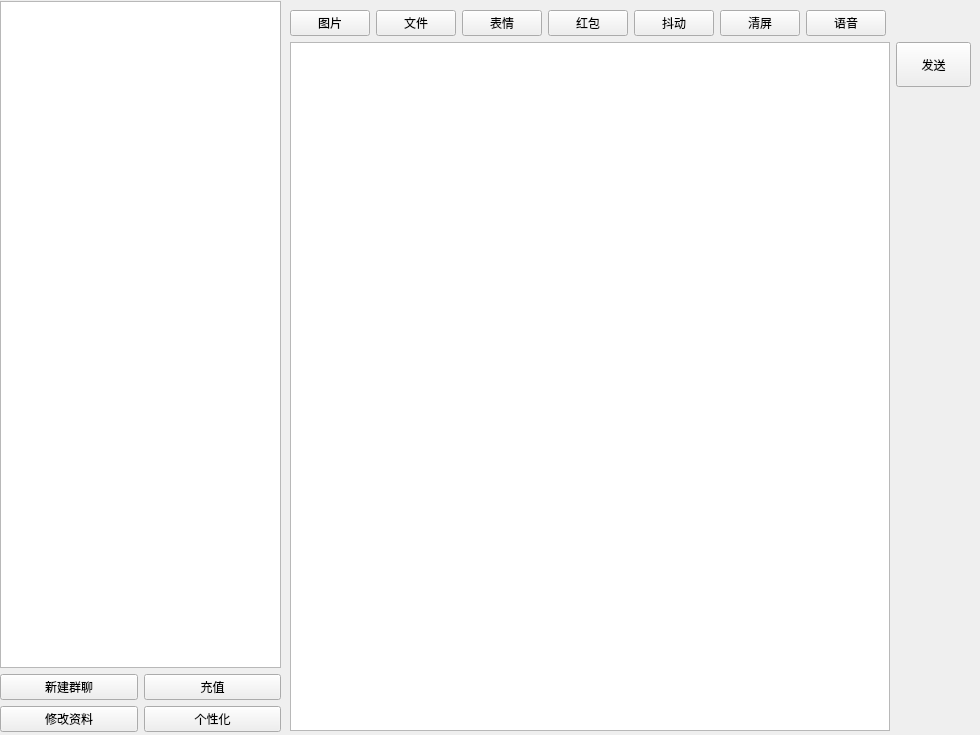
<?xml version="1.0" encoding="UTF-8"?>
<ui version="4.0">
 <class>Home</class>
 <widget class="QWidget" name="Home">
  <property name="windowModality">
   <enum>Qt::NonModal</enum>
  </property>
  <property name="enabled">
   <bool>true</bool>
  </property>
  <property name="geometry">
   <rect>
    <x>0</x>
    <y>0</y>
    <width>980</width>
    <height>735</height>
   </rect>
  </property>
  <property name="minimumSize">
   <size>
    <width>980</width>
    <height>735</height>
   </size>
  </property>
  <property name="maximumSize">
   <size>
    <width>980</width>
    <height>735</height>
   </size>
  </property>
  <property name="windowTitle">
   <string>Telegraph</string>
  </property>
  <property name="windowIcon">
   <iconset>
    <normaloff>:/image/ico</normaloff>:/image/ico</iconset>
  </property>
  <widget class="QWidget" name="layoutWidget">
   <property name="geometry">
    <rect>
     <x>0</x>
     <y>1</y>
     <width>281</width>
     <height>731</height>
    </rect>
   </property>
   <layout class="QVBoxLayout" name="verticalLayout_3">
    <item>
     <widget class="QListWidget" name="friendListWidget">
      <property name="font">
       <font>
        <pointsize>11</pointsize>
       </font>
      </property>
      <property name="iconSize">
       <size>
        <width>64</width>
        <height>64</height>
       </size>
      </property>
     </widget>
    </item>
    <item>
     <layout class="QVBoxLayout" name="verticalLayout">
      <item>
       <layout class="QHBoxLayout" name="horizontalLayout">
        <item>
         <widget class="QPushButton" name="addPushButton">
          <property name="text">
           <string>新建群聊</string>
          </property>
          <property name="icon">
           <iconset resource="Image.qrc">
            <normaloff>:/image/add.png</normaloff>:/image/add.png</iconset>
          </property>
         </widget>
        </item>
        <item>
         <widget class="QPushButton" name="cashPushButton">
          <property name="text">
           <string>充值</string>
          </property>
          <property name="icon">
           <iconset resource="Image.qrc">
            <normaloff>:/image/cash.png</normaloff>:/image/cash.png</iconset>
          </property>
         </widget>
        </item>
       </layout>
      </item>
      <item>
       <layout class="QHBoxLayout" name="horizontalLayout_2">
        <item>
         <widget class="QPushButton" name="modifyPushButton">
          <property name="text">
           <string>修改资料</string>
          </property>
         </widget>
        </item>
        <item>
         <widget class="QPushButton" name="charaPushButton">
          <property name="text">
           <string>个性化</string>
          </property>
         </widget>
        </item>
       </layout>
      </item>
     </layout>
    </item>
   </layout>
  </widget>
  <widget class="QWidget" name="layoutWidget">
   <property name="geometry">
    <rect>
     <x>290</x>
     <y>10</y>
     <width>681</width>
     <height>721</height>
    </rect>
   </property>
   <layout class="QVBoxLayout" name="verticalLayout_4">
    <item>
     <layout class="QHBoxLayout" name="horizontalLayout_3">
      <item>
       <widget class="QPushButton" name="picPushButton">
        <property name="text">
         <string>图片</string>
        </property>
       </widget>
      </item>
      <item>
       <widget class="QPushButton" name="filePushButton">
        <property name="text">
         <string>文件</string>
        </property>
       </widget>
      </item>
      <item>
       <widget class="QPushButton" name="expPushButton">
        <property name="text">
         <string>表情</string>
        </property>
       </widget>
      </item>
      <item>
       <widget class="QPushButton" name="redPushButton">
        <property name="text">
         <string>红包</string>
        </property>
        <property name="icon">
         <iconset resource="Image.qrc">
          <normaloff>:/image/red.png</normaloff>:/image/red.png</iconset>
        </property>
       </widget>
      </item>
      <item>
       <widget class="QPushButton" name="dithPushButton">
        <property name="text">
         <string>抖动</string>
        </property>
       </widget>
      </item>
      <item>
       <widget class="QPushButton" name="cleanPushButton">
        <property name="text">
         <string>清屏</string>
        </property>
       </widget>
      </item>
      <item>
       <widget class="QPushButton" name="voicePushButton">
        <property name="text">
         <string>语音</string>
        </property>
        <property name="icon">
         <iconset resource="Image.qrc">
          <normaloff>:/image/voice.png</normaloff>:/image/voice.png</iconset>
        </property>
       </widget>
      </item>
      <item>
       <spacer name="horizontalSpacer">
        <property name="orientation">
         <enum>Qt::Horizontal</enum>
        </property>
        <property name="sizeHint" stdset="0">
         <size>
          <width>40</width>
          <height>20</height>
         </size>
        </property>
       </spacer>
      </item>
     </layout>
    </item>
    <item>
     <layout class="QHBoxLayout" name="horizontalLayout_4">
      <item>
       <widget class="QTextEdit" name="textEdit"/>
      </item>
      <item>
       <layout class="QVBoxLayout" name="verticalLayout_2">
        <item>
         <widget class="QPushButton" name="sendPushButton">
          <property name="minimumSize">
           <size>
            <width>75</width>
            <height>45</height>
           </size>
          </property>
          <property name="maximumSize">
           <size>
            <width>75</width>
            <height>45</height>
           </size>
          </property>
          <property name="text">
           <string>发送</string>
          </property>
         </widget>
        </item>
        <item>
         <spacer name="verticalSpacer">
          <property name="orientation">
           <enum>Qt::Vertical</enum>
          </property>
          <property name="sizeHint" stdset="0">
           <size>
            <width>70</width>
            <height>40</height>
           </size>
          </property>
         </spacer>
        </item>
       </layout>
      </item>
     </layout>
    </item>
   </layout>
  </widget>
 </widget>
 <resources>
  <include location="Image.qrc"/>
 </resources>
 <connections/>
</ui>
